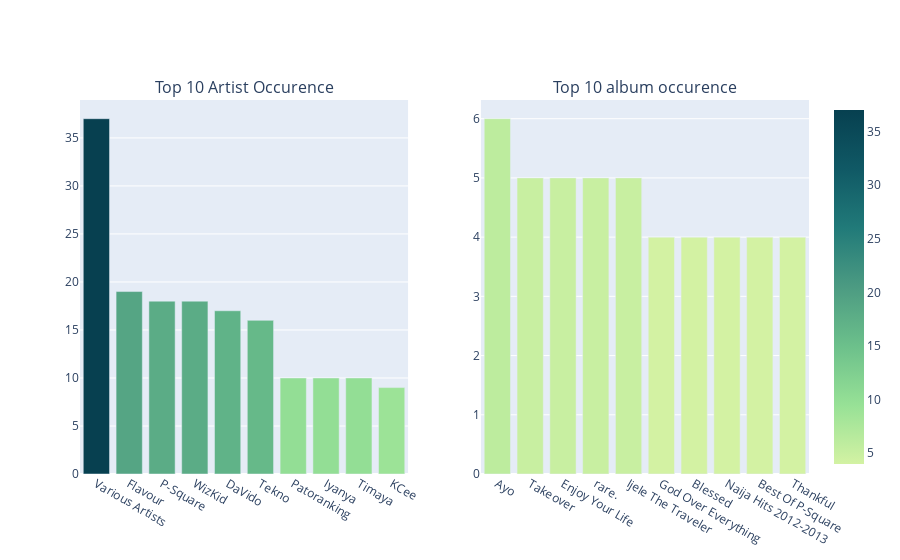

The code cell stored with this chart in its notebook:
### Code cell
a = df.artist.value_counts().head(10).reset_index()
a.columns = ['artist', 'count']


b = df.album.value_counts().head(10).reset_index()
b.columns = ['album', 'count']

fig = make_subplots(rows=1, cols=2, subplot_titles= ('Top 10 Artist Occurence', 'Top 10 album occurence'))

fig.add_trace(go.Bar(x= a['artist'], y= a['count'], marker=dict(color=a['count'], coloraxis="coloraxis")), row=1, col=1)
fig.add_trace(go.Bar(x= b['album'], y= b['count'], marker=dict(color=b['count'], coloraxis="coloraxis")), row=1, col=2)

fig.update_layout(coloraxis=dict(colorscale='emrld'), showlegend=False)
fig.show()

### Figure 1 — Plotly figure (JSON) as saved in the notebook; plotly's stock layout.template omitted (floating-point values rounded to 4 significant figures)
{"data": [{"marker": {"color": [37, 19, 18, 18, 17, 16, 10, 10, 10, 9], "coloraxis": "coloraxis"}, "type": "bar", "x": ["Various Artists", "Flavour", "P-Square", "WizKid", "DaVido", "Tekno", "Patoranking", "Iyanya", "Timaya", "KCee"], "xaxis": "x", "y": [37, 19, 18, 18, 17, 16, 10, 10, 10, 9], "yaxis": "y"}, {"marker": {"color": [6, 5, 5, 5, 5, 4, 4, 4, 4, 4], "coloraxis": "coloraxis"}, "type": "bar", "x": ["Ayo", "Takeover", "Enjoy Your Life", "rare.", "Ijele The Traveler", "God Over Everything", "Blessed", "Naija Hits 2012-2013", "Best Of P-Square", "Thankful"], "xaxis": "x2", "y": [6, 5, 5, 5, 5, 4, 4, 4, 4, 4], "yaxis": "y2"}], "layout": {"annotations": [{"font": {"size": 16}, "showarrow": false, "text": "Top 10 Artist Occurence", "x": 0.225, "xanchor": "center", "xref": "paper", "y": 1, "yanchor": "bottom", "yref": "paper"}, {"font": {"size": 16}, "showarrow": false, "text": "Top 10 album occurence", "x": 0.775, "xanchor": "center", "xref": "paper", "y": 1, "yanchor": "bottom", "yref": "paper"}], "coloraxis": {"colorscale": [[0, "rgb(211, 242, 163)"], [0.1667, "rgb(151, 225, 150)"], [0.3333, "rgb(108, 192, 139)"], [0.5, "rgb(76, 155, 130)"], [0.6667, "rgb(33, 122, 121)"], [0.8333, "rgb(16, 89, 101)"], [1, "rgb(7, 64, 80)"]]}, "showlegend": false, "xaxis": {"anchor": "y", "domain": [0, 0.45]}, "xaxis2": {"anchor": "y2", "domain": [0.55, 1]}, "yaxis": {"anchor": "x", "domain": [0, 1]}, "yaxis2": {"anchor": "x2", "domain": [0, 1]}}}
